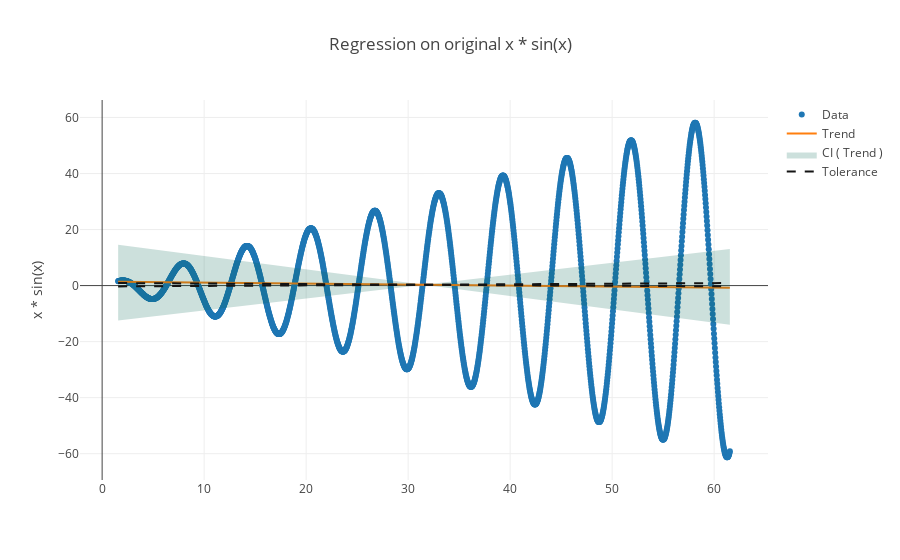

Notebook code cell kept with this figure:
### Markdown cell above
## Preprocessing

**TL;DR**  
Estimate whether the dynamics of the protocol under test have converged by the end of a run. If not, this run cannot be used to estimate the steady-state performance of the protocol.

### Code cell
# This is a simple example to show the case where the serie's average converges
# but oscillate in an unstable manner

data_file_name = 'ExampleTraces/diverging_trace.csv'
metric = {'name': 'x * sin(x)',
          'measure': 95}
convergence = {'expected': True,
               'confidence': 95,  # in %
               'tolerance': 1,    # in %
              }
triscale.analysis_preprocessing(data_file_name, 
                                metric, 
                                plot=True,
                                convergence=convergence,
                                verbose=True)

### Figure 1 — Plotly figure (JSON) as saved in the notebook; plotly's stock layout.template omitted (floating-point values rounded to 4 significant figures; data arrays with more than 128 entries replaced by an {"elided": "..."} marker saying what was removed)
{"data": [{"mode": "markers", "name": "Data", "type": "scatter", "x": {"elided": "2000 float values"}, "y": {"elided": "2000 float values"}}, {"hoverinfo": "skip", "mode": "lines", "name": "Trend", "type": "scatter", "x": [1.571, 61.54], "y": [1.401, -0.7899]}, {"fill": "toself", "fillcolor": "rgba(0,100,80,0.2)", "hoverinfo": "skip", "line": {"color": "rgba(0,0,0,0)"}, "name": "CI ( Trend )", "type": "scatter", "x": [1.571, 61.54, 61.54, 1.571], "y": [14.62, -14.01, 13.03, -12.42]}, {"hoverinfo": "skip", "line": {"color": "rgba(20,20,20,100)", "dash": "dash"}, "mode": "lines", "name": "Tolerance", "type": "scatter", "x": [1.571, 61.54], "y": [0.9026, -0.2913]}, {"hoverinfo": "skip", "line": {"color": "rgba(20,20,20,100)", "dash": "dash"}, "mode": "lines", "name": "Tolerance", "showlegend": false, "type": "scatter", "x": [1.571, 61.54], "y": [-0.2913, 0.9026]}], "layout": {"title": {"text": "Regression on original x * sin(x)"}, "yaxis": {"title": {"text": "x * sin(x)"}}}}
